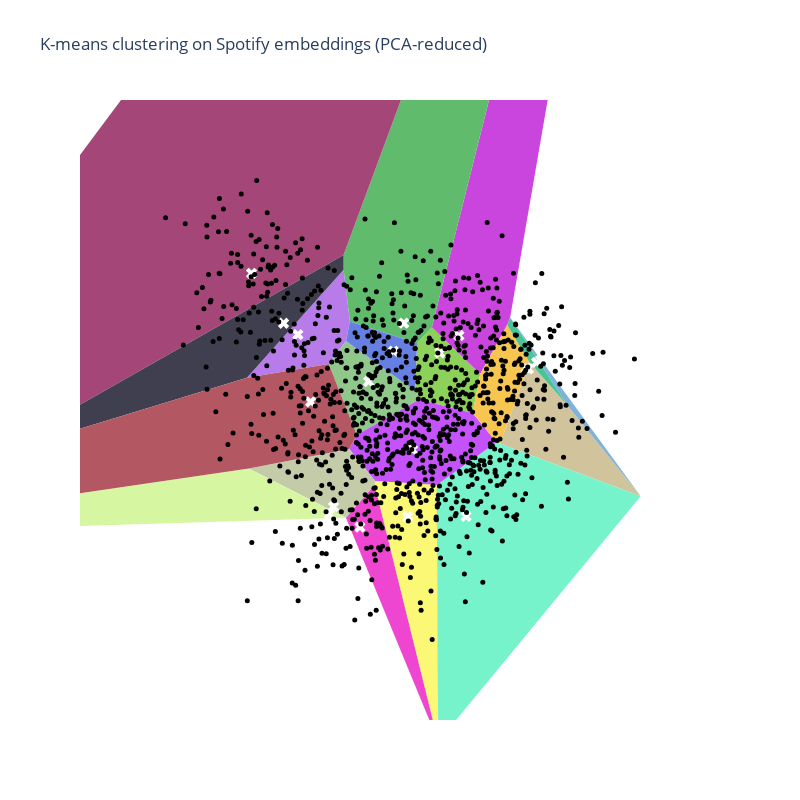

This figure's notebook cell:
### Code cell
# Prepare data for Plotly
data = {
    'x': song_embeddings_sparse[:, 0],
    'y': song_embeddings_sparse[:, 1],
    'name': [m['name'] for m in song_metadata],
    'artist': [m['artist'] for m in song_metadata],
    'genre': [m['genre'] for m in song_metadata],
    'cluster': cluster_labels,
    'id': [m['id'] for m in song_metadata]
}

# Create a DataFrame for easier manipulation
df = pd.DataFrame(data)

# Create Plotly figure
fig = go.Figure()

# Add Voronoi regions, each with a different color
for region, genre in zip(regions, filtered_genre_metadata):
    polygon = vertices[region]
    color = generate_color(genre['name'])
    fig.add_trace(go.Scatter(
        x=polygon[:, 0],
        y=polygon[:, 1],
        fill="toself",
        fillcolor=color,
        mode='lines',
        line=dict(color='rgba(0,0,0,0)')
    ))

# Add centroids with genre names for hover info
centroid_texts = [m['name'] for m in filtered_genre_metadata]
fig.add_trace(go.Scatter(
    x=reduced_genre_sparse[:, 0],
    y=reduced_genre_sparse[:, 1],
    mode='markers',
    marker=dict(size=10, color='white', symbol='x'),
    text=centroid_texts,
    hoverinfo='text',
    name='Centroids'
))

# Add scatter plot of points
fig.add_trace(go.Scatter(
    x=df['x'],
    y=df['y'],
    mode='markers',
    marker=dict(color='black', size=5),
    text=df.apply(lambda row: f"{row['name']} by {row['artist']}", axis=1),
    hoverinfo='text'
))

# Update layout
fig.update_layout(
    title="K-means clustering on Spotify embeddings (PCA-reduced)",
    xaxis=dict(visible=False),
    yaxis=dict(visible=False),
    showlegend=False,
    width=800,
    height=800,
    plot_bgcolor='rgba(0,0,0,0)'
)

fig.update_xaxes(range=[df['x'].min()-1, df['x'].max()+1])
fig.update_yaxes(range=[df['y'].min()-1, df['y'].max()+1])

# Show the plot
fig.show()

### Figure 1 — Plotly figure (JSON) as saved in the notebook; plotly's stock layout.template omitted (floating-point values rounded to 4 significant figures; data arrays with more than 128 entries replaced by an {"elided": "..."} marker saying what was removed)
{"data": [{"fill": "toself", "fillcolor": "#d1c49c", "line": {"color": "rgba(0,0,0,0)"}, "mode": "lines", "type": "scatter", "x": [1.48, 1.137, 2.779, 1.92], "y": [0.5225, -0.4898, -1.144, -0.00918]}, {"fill": "toself", "fillcolor": "#a39f4d", "line": {"color": "rgba(0,0,0,0)"}, "mode": "lines", "type": "scatter", "x": [-0.3229, 0.3952, 0.4139, -0.3297], "y": [-0.9536, -1.003, -4.191, -1.002]}, {"fill": "toself", "fillcolor": "#b77bea", "line": {"color": "rgba(0,0,0,0)"}, "mode": "lines", "type": "scatter", "x": [-0.6185, -0.6921, -1.821, -0.8659, -0.6633], "y": [1.028, 1.669, 0.3273, 0.4977, 0.7856]}, {"fill": "toself", "fillcolor": "#ee46d1", "line": {"color": "rgba(0,0,0,0)"}, "mode": "lines", "type": "scatter", "x": [0.4139, -0.3297, -0.665], "y": [-4.191, -1.002, -1.411]}, {"fill": "toself", "fillcolor": "#8cd15a", "line": {"color": "rgba(0,0,0,0)"}, "mode": "lines", "type": "scatter", "x": [0.9046, 0.8148, 0.188, 0.1424, 0.1659, 0.3393], "y": [0.3738, -0.1086, 0.05725, 0.1642, 0.7583, 0.956]}, {"fill": "toself", "fillcolor": "#76f3cb", "line": {"color": "rgba(0,0,0,0)"}, "mode": "lines", "type": "scatter", "x": [0.4139, 2.779, 1.137, 1.095, 0.3952], "y": [-4.191, -1.144, -0.4898, -0.4739, -1.003]}, {"fill": "toself", "fillcolor": "#90c78a", "line": {"color": "rgba(0,0,0,0)"}, "mode": "lines", "type": "scatter", "x": [-0.6633, -0.8659, -0.5379, 0.188, 0.1424], "y": [0.7856, 0.4977, -0.3812, 0.05725, 0.1642]}, {"fill": "toself", "fillcolor": "#c945de", "line": {"color": "rgba(0,0,0,0)"}, "mode": "lines", "type": "scatter", "x": [0.3393, 0.9046, 1.22, 1.254, 3.189], "y": [0.956, 0.3738, 0.9841, 1.077, 13.0]}, {"fill": "toself", "fillcolor": "#7fb3d8", "line": {"color": "rgba(0,0,0,0)"}, "mode": "lines", "type": "scatter", "x": [2.779, 1.254, 1.92], "y": [-1.144, 1.077, -0.00918]}, {"fill": "toself", "fillcolor": "#c553fc", "line": {"color": "rgba(0,0,0,0)"}, "mode": "lines", "type": "scatter", "x": [-0.3229, -0.6259, -0.5379, 0.188, 0.8148, 1.095, 0.3952], "y": [-0.9536, -0.5571, -0.3812, 0.05725, -0.1086, -0.4739, -1.003]}, {"fill": "toself", "fillcolor": "#f6c651", "line": {"color": "rgba(0,0,0,0)"}, "mode": "lines", "type": "scatter", "x": [1.48, 1.137, 1.095, 0.8148, 0.9046, 1.22], "y": [0.5225, -0.4898, -0.4739, -0.1086, 0.3738, 0.9841]}, {"fill": "toself", "fillcolor": "#60bc6c", "line": {"color": "rgba(0,0,0,0)"}, "mode": "lines", "type": "scatter", "x": [3.189, -0.6923, -0.6921, -0.6185, 0.1659, 0.3393], "y": [13.0, 1.852, 1.669, 1.028, 0.7583, 0.956]}, {"fill": "toself", "fillcolor": "#faf875", "line": {"color": "rgba(0,0,0,0)"}, "mode": "lines", "type": "scatter", "x": [-0.3229, 0.3952, 0.4139, -0.3297], "y": [-0.9536, -1.003, -4.191, -1.002]}, {"fill": "toself", "fillcolor": "#667fe2", "line": {"color": "rgba(0,0,0,0)"}, "mode": "lines", "type": "scatter", "x": [-0.6185, 0.1659, 0.1424, -0.6633], "y": [1.028, 0.7583, 0.1642, 0.7856]}, {"fill": "toself", "fillcolor": "#a44678", "line": {"color": "rgba(0,0,0,0)"}, "mode": "lines", "type": "scatter", "x": [-7.092, -4.837, -0.6923, 3.189], "y": [-1.625, -0.6496, 1.852, 13.0]}, {"fill": "toself", "fillcolor": "#4ac396", "line": {"color": "rgba(0,0,0,0)"}, "mode": "lines", "type": "scatter", "x": [1.48, 1.22, 1.254, 1.92], "y": [0.5225, 0.9841, 1.077, -0.00918]}, {"fill": "toself", "fillcolor": "#c3cba9", "line": {"color": "rgba(0,0,0,0)"}, "mode": "lines", "type": "scatter", "x": [-0.665, -0.3297, -0.3229, -0.6259, -1.8], "y": [-1.411, -1.002, -0.9536, -0.5571, -0.7975]}, {"fill": "toself", "fillcolor": "#d6f6a1", "line": {"color": "rgba(0,0,0,0)"}, "mode": "lines", "type": "scatter", "x": [-7.092, -0.665, -1.8], "y": [-1.625, -1.411, -0.7975]}, {"fill": "toself", "fillcolor": "#403f4f", "line": {"color": "rgba(0,0,0,0)"}, "mode": "lines", "type": "scatter", "x": [-1.821, -0.6921, -0.6923, -4.837], "y": [0.3273, 1.669, 1.852, -0.6496]}, {"fill": "toself", "fillcolor": "#b35763", "line": {"color": "rgba(0,0,0,0)"}, "mode": "lines", "type": "scatter", "x": [-1.8, -0.6259, -0.5379, -0.8659, -1.821, -4.837, -7.092], "y": [-0.7975, -0.5571, -0.3812, 0.4977, 0.3273, -0.6496, -1.625]}, {"hoverinfo": "text", "marker": {"color": "white", "size": 10, "symbol": "x"}, "mode": "markers", "name": "Centroids", "text": ["reggae", "songwriter", "alternative", "country", "hip-hop", "sad", "edm", "k-pop", "reggaeton", "pop", "latin", "house", "singer-songwriter", "dance", "metal", "latino", "indie", "indie-pop", "alt-rock", "rock"], "type": "scatter", "x": [1.468, 0.05663, -1.226, -0.5018, 0.4322, 0.7383, -0.399, 0.6559, 1.61, 0.1138, 1.44, 0.01049, 0.05663, -0.1092, -1.768, 1.564, -0.8106, -0.8596, -1.394, -1.077], "y": [0.4396, -1.396, 0.8645, -1.527, 0.6365, -1.392, 0.2821, 0.8537, 0.5475, -0.567, 0.4491, 1.006, -1.396, 0.6579, 1.626, 0.5193, -1.274, -1.364, 1.005, 0.02898]}, {"hoverinfo": "text", "marker": {"color": "black", "size": 5}, "mode": "markers", "text": {"elided": "1146 str values"}, "type": "scatter", "x": {"elided": "1146 float values"}, "y": {"elided": "1146 float values"}}], "layout": {"height": 800, "plot_bgcolor": "rgba(0,0,0,0)", "showlegend": false, "title": {"text": "K-means clustering on Spotify embeddings (PCA-reduced)"}, "width": 800, "xaxis": {"range": [-3.772, 3.706], "visible": false}, "yaxis": {"range": [-3.923, 3.778], "visible": false}}}
